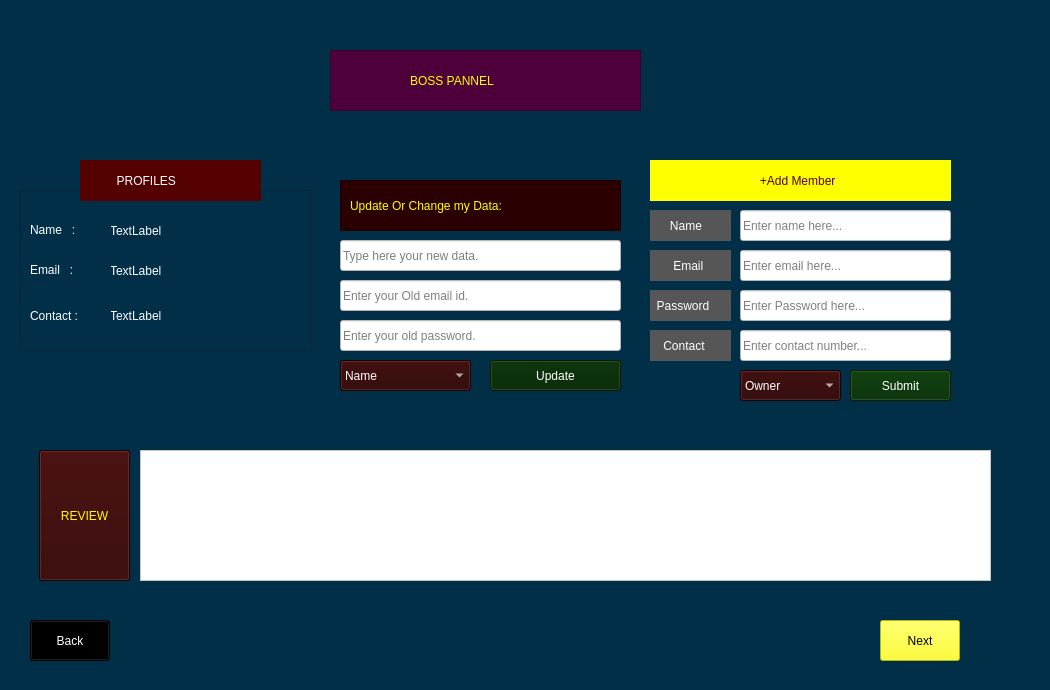
    <widget class="QWidget" name="owner_pannel">
     <property name="styleSheet">
      <string notr="true">background-color: rgb(0, 47, 71);
</string>
     </property>
     <widget class="QLabel" name="addownerlabel">
      <property name="geometry">
       <rect>
        <x>650</x>
        <y>160</y>
        <width>301</width>
        <height>41</height>
       </rect>
      </property>
      <property name="styleSheet">
       <string notr="true">font: 14pt &quot;Impact&quot;;
color: rgb(85, 0, 0);
background-color: rgb(255, 255, 0);</string>
      </property>
      <property name="text">
       <string>                                 +Add Member</string>
      </property>
     </widget>
     <widget class="QComboBox" name="select_member_comboBox">
      <property name="geometry">
       <rect>
        <x>740</x>
        <y>370</y>
        <width>101</width>
        <height>31</height>
       </rect>
      </property>
      <property name="styleSheet">
       <string notr="true">font: 12pt &quot;Impact&quot;;
color: rgb(255, 255, 255);
background-color: rgb(44, 0, 0);</string>
      </property>
      <item>
       <property name="text">
        <string>Owner</string>
       </property>
      </item>
      <item>
       <property name="text">
        <string>Manager</string>
       </property>
      </item>
      <item>
       <property name="text">
        <string>Chef</string>
       </property>
      </item>
      <item>
       <property name="text">
        <string>Waiter</string>
       </property>
      </item>
     </widget>
     <widget class="QPushButton" name="add_member_submit_button">
      <property name="geometry">
       <rect>
        <x>850</x>
        <y>370</y>
        <width>101</width>
        <height>31</height>
       </rect>
      </property>
      <property name="styleSheet">
       <string notr="true">font: 12pt &quot;Impact&quot;;
color: rgb(255, 255, 255);
background-color: rgb(0, 44, 0);</string>
      </property>
      <property name="text">
       <string>Submit</string>
      </property>
     </widget>
     <widget class="QPushButton" name="back_button_bosspage">
      <property name="geometry">
       <rect>
        <x>30</x>
        <y>620</y>
        <width>80</width>
        <height>41</height>
       </rect>
      </property>
      <property name="styleSheet">
       <string notr="true">background-color: rgb(0, 0, 0);
color: rgb(255, 255, 255);
font: 12pt &quot;Impact&quot;;</string>
      </property>
      <property name="text">
       <string>Back</string>
      </property>
     </widget>
     <widget class="QLabel" name="label">
      <property name="geometry">
       <rect>
        <x>80</x>
        <y>160</y>
        <width>181</width>
        <height>41</height>
       </rect>
      </property>
      <property name="styleSheet">
       <string notr="true">font: 14pt &quot;Impact&quot;;
background-color: rgb(85, 0, 0);
color: rgb(255, 255, 255);</string>
      </property>
      <property name="text">
       <string>           PROFILES</string>
      </property>
     </widget>
     <widget class="QComboBox" name="update_comboBox">
      <property name="geometry">
       <rect>
        <x>340</x>
        <y>360</y>
        <width>131</width>
        <height>31</height>
       </rect>
      </property>
      <property name="styleSheet">
       <string notr="true">font: 12pt &quot;Impact&quot;;
color: rgb(255, 255, 255);
background-color: rgb(44, 0, 0);</string>
      </property>
      <item>
       <property name="text">
        <string>Name</string>
       </property>
      </item>
      <item>
       <property name="text">
        <string>Email</string>
       </property>
      </item>
      <item>
       <property name="text">
        <string>Password</string>
       </property>
      </item>
      <item>
       <property name="text">
        <string>Contact</string>
       </property>
      </item>
     </widget>
     <widget class="QPushButton" name="update_button">
      <property name="geometry">
       <rect>
        <x>490</x>
        <y>360</y>
        <width>131</width>
        <height>31</height>
       </rect>
      </property>
      <property name="styleSheet">
       <string notr="true">font: 12pt &quot;Impact&quot;;
color: rgb(255, 255, 255);
background-color: rgb(0, 36, 0);</string>
      </property>
      <property name="text">
       <string>Update</string>
      </property>
     </widget>
     <widget class="QPushButton" name="next_page_button">
      <property name="geometry">
       <rect>
        <x>880</x>
        <y>620</y>
        <width>80</width>
        <height>41</height>
       </rect>
      </property>
      <property name="styleSheet">
       <string notr="true">background-color: rgb(255, 255, 0);
font: 12pt &quot;Impact&quot;;
color: rgb(0, 0, 0);</string>
      </property>
      <property name="text">
       <string>Next</string>
      </property>
     </widget>
     <widget class="QTableView" name="review_tableView">
      <property name="geometry">
       <rect>
        <x>140</x>
        <y>450</y>
        <width>851</width>
        <height>131</height>
       </rect>
      </property>
      <property name="styleSheet">
       <string notr="true">background-color: rgb(255, 255, 255);
font: 16pt &quot;Forte&quot;;
color: rgb(0, 0, 0);</string>
      </property>
     </widget>
     <widget class="QPushButton" name="owner_review_button">
      <property name="geometry">
       <rect>
        <x>39</x>
        <y>450</y>
        <width>91</width>
        <height>131</height>
       </rect>
      </property>
      <property name="styleSheet">
       <string notr="true">font: 14pt &quot;Impact&quot;;
background-color: rgb(50, 0, 0);
color: rgb(255, 255, 0);</string>
      </property>
      <property name="text">
       <string>REVIEW</string>
      </property>
     </widget>
     <widget class="QLabel" name="label_17">
      <property name="geometry">
       <rect>
        <x>0</x>
        <y>0</y>
        <width>1041</width>
        <height>681</height>
       </rect>
      </property>
      <property name="text">
       <string/>
      </property>
      <property name="pixmap">
       <pixmap resource="resource.qrc">:/image/F:/projects_image/owner_pannel.jpg</pixmap>
      </property>
      <property name="scaledContents">
       <bool>true</bool>
      </property>
     </widget>
     <widget class="QFrame" name="frame_13">
      <property name="geometry">
       <rect>
        <x>330</x>
        <y>50</y>
        <width>311</width>
        <height>61</height>
       </rect>
      </property>
      <property name="styleSheet">
       <string notr="true">background-color: rgb(77, 0, 58);</string>
      </property>
      <property name="frameShape">
       <enum>QFrame::StyledPanel</enum>
      </property>
      <property name="frameShadow">
       <enum>QFrame::Raised</enum>
      </property>
      <widget class="QLabel" name="label_18">
       <property name="geometry">
        <rect>
         <x>80</x>
         <y>10</y>
         <width>171</width>
         <height>41</height>
        </rect>
       </property>
       <property name="styleSheet">
        <string notr="true">font: 18pt &quot;Impact&quot;;
color: rgb(255, 255, 0);</string>
       </property>
       <property name="text">
        <string>BOSS PANNEL</string>
       </property>
      </widget>
     </widget>
     <widget class="QFrame" name="frame_14">
      <property name="geometry">
       <rect>
        <x>340</x>
        <y>180</y>
        <width>281</width>
        <height>51</height>
       </rect>
      </property>
      <property name="styleSheet">
       <string notr="true">background-color: rgb(42, 0, 0);</string>
      </property>
      <property name="frameShape">
       <enum>QFrame::StyledPanel</enum>
      </property>
      <property name="frameShadow">
       <enum>QFrame::Raised</enum>
      </property>
      <widget class="QLabel" name="update_changedDatalabel">
       <property name="geometry">
        <rect>
         <x>10</x>
         <y>10</y>
         <width>261</width>
         <height>31</height>
        </rect>
       </property>
       <property name="styleSheet">
        <string notr="true">font: 14pt &quot;Impact&quot;;
color: rgb(255, 255, 0);</string>
       </property>
       <property name="text">
        <string>Update Or Change my Data:</string>
       </property>
      </widget>
     </widget>
     <widget class="QFrame" name="frame_15">
      <property name="geometry">
       <rect>
        <x>20</x>
        <y>190</y>
        <width>291</width>
        <height>161</height>
       </rect>
      </property>
      <property name="styleSheet">
       <string notr="true">background-image: url(:/image/F:/projects_image/menuorder2.png);</string>
      </property>
      <property name="frameShape">
       <enum>QFrame::StyledPanel</enum>
      </property>
      <property name="frameShadow">
       <enum>QFrame::Raised</enum>
      </property>
      <widget class="QLabel" name="display_name_show">
       <property name="geometry">
        <rect>
         <x>90</x>
         <y>30</y>
         <width>191</width>
         <height>21</height>
        </rect>
       </property>
       <property name="styleSheet">
        <string notr="true">font: 12pt &quot;Impact&quot;;
color: rgb(255, 255, 255);</string>
       </property>
       <property name="text">
        <string>TextLabel</string>
       </property>
      </widget>
      <widget class="QLabel" name="display_email_show">
       <property name="geometry">
        <rect>
         <x>90</x>
         <y>70</y>
         <width>191</width>
         <height>21</height>
        </rect>
       </property>
       <property name="styleSheet">
        <string notr="true">font: 12pt &quot;Impact&quot;;
color: rgb(255, 255, 255);</string>
       </property>
       <property name="text">
        <string>TextLabel</string>
       </property>
      </widget>
      <widget class="QLabel" name="display_contact_show">
       <property name="geometry">
        <rect>
         <x>90</x>
         <y>110</y>
         <width>191</width>
         <height>31</height>
        </rect>
       </property>
       <property name="styleSheet">
        <string notr="true">font: 12pt &quot;Impact&quot;;
color: rgb(255, 255, 255);</string>
       </property>
       <property name="text">
        <string>TextLabel</string>
       </property>
      </widget>
      <widget class="QLabel" name="display_contact">
       <property name="geometry">
        <rect>
         <x>10</x>
         <y>110</y>
         <width>81</width>
         <height>31</height>
        </rect>
       </property>
       <property name="styleSheet">
        <string notr="true">font: 14pt &quot;Bernard MT Condensed&quot;;
color: rgb(255, 255, 255);</string>
       </property>
       <property name="text">
        <string>Contact :</string>
       </property>
      </widget>
      <widget class="QLabel" name="display_email">
       <property name="geometry">
        <rect>
         <x>10</x>
         <y>70</y>
         <width>81</width>
         <height>20</height>
        </rect>
       </property>
       <property name="styleSheet">
        <string notr="true">font: 14pt &quot;Bernard MT Condensed&quot;;
color: rgb(255, 255, 255);</string>
       </property>
       <property name="text">
        <string>Email   :</string>
       </property>
      </widget>
      <widget class="QLabel" name="display_name">
       <property name="geometry">
        <rect>
         <x>10</x>
         <y>30</y>
         <width>81</width>
         <height>20</height>
        </rect>
       </property>
       <property name="styleSheet">
        <string notr="true">font: 14pt &quot;Bernard MT Condensed&quot;;
color: rgb(255, 255, 255);</string>
       </property>
       <property name="text">
        <string>Name   :</string>
       </property>
      </widget>
     </widget>
     <widget class="QLabel" name="add_diplay_password">
      <property name="geometry">
       <rect>
        <x>650</x>
        <y>290</y>
        <width>81</width>
        <height>31</height>
       </rect>
      </property>
      <property name="styleSheet">
       <string notr="true">font: 10pt &quot;Impact&quot;;
background-color: rgb(86, 86, 86);
color: rgb(255, 255, 255);</string>
      </property>
      <property name="text">
       <string>  Password</string>
      </property>
     </widget>
     <widget class="QLabel" name="add_diplay_email">
      <property name="geometry">
       <rect>
        <x>650</x>
        <y>250</y>
        <width>81</width>
        <height>31</height>
       </rect>
      </property>
      <property name="styleSheet">
       <string notr="true">font: 10pt &quot;Impact&quot;;
background-color: rgb(86, 86, 86);
color: rgb(255, 255, 255);</string>
      </property>
      <property name="text">
       <string>       Email</string>
      </property>
     </widget>
     <widget class="QLabel" name="add_diplay_name">
      <property name="geometry">
       <rect>
        <x>650</x>
        <y>210</y>
        <width>81</width>
        <height>31</height>
       </rect>
      </property>
      <property name="styleSheet">
       <string notr="true">font: 10pt &quot;Impact&quot;;
background-color: rgb(86, 86, 86);
color: rgb(255, 255, 255);</string>
      </property>
      <property name="text">
       <string>      Name</string>
      </property>
     </widget>
     <widget class="QLineEdit" name="add_input_name">
      <property name="geometry">
       <rect>
        <x>740</x>
        <y>210</y>
        <width>211</width>
        <height>31</height>
       </rect>
      </property>
      <property name="styleSheet">
       <string notr="true">background-color: rgb(255, 255, 255);
color: rgb(0, 0, 0);
font: 75 12pt &quot;Tw Cen MT&quot;;</string>
      </property>
      <property name="placeholderText">
       <string>Enter name here...</string>
      </property>
     </widget>
     <widget class="QLineEdit" name="add_input_email">
      <property name="geometry">
       <rect>
        <x>740</x>
        <y>250</y>
        <width>211</width>
        <height>31</height>
       </rect>
      </property>
      <property name="styleSheet">
       <string notr="true">background-color: rgb(255, 255, 255);
color: rgb(0, 0, 0);
font: 75 12pt &quot;Tw Cen MT&quot;;</string>
      </property>
      <property name="placeholderText">
       <string>Enter email here...</string>
      </property>
     </widget>
     <widget class="QLineEdit" name="add_input_password">
      <property name="geometry">
       <rect>
        <x>740</x>
        <y>290</y>
        <width>211</width>
        <height>31</height>
       </rect>
      </property>
      <property name="styleSheet">
       <string notr="true">background-color: rgb(255, 255, 255);
color: rgb(0, 0, 0);
font: 75 12pt &quot;Tw Cen MT&quot;;</string>
      </property>
      <property name="placeholderText">
       <string>Enter Password here...</string>
      </property>
     </widget>
     <widget class="QLineEdit" name="add_input_contact">
      <property name="geometry">
       <rect>
        <x>740</x>
        <y>330</y>
        <width>211</width>
        <height>31</height>
       </rect>
      </property>
      <property name="styleSheet">
       <string notr="true">background-color: rgb(255, 255, 255);
color: rgb(0, 0, 0);
font: 75 12pt &quot;Tw Cen MT&quot;;</string>
      </property>
      <property name="placeholderText">
       <string>Enter contact number...</string>
      </property>
     </widget>
     <widget class="QLabel" name="add_diplay_contact">
      <property name="geometry">
       <rect>
        <x>650</x>
        <y>330</y>
        <width>81</width>
        <height>31</height>
       </rect>
      </property>
      <property name="styleSheet">
       <string notr="true">font: 10pt &quot;Impact&quot;;
background-color: rgb(86, 86, 86);
color: rgb(255, 255, 255);</string>
      </property>
      <property name="text">
       <string>    Contact</string>
      </property>
     </widget>
     <widget class="QLineEdit" name="update_old_password">
      <property name="geometry">
       <rect>
        <x>340</x>
        <y>320</y>
        <width>281</width>
        <height>31</height>
       </rect>
      </property>
      <property name="styleSheet">
       <string notr="true">background-color: rgb(255, 255, 255);
color: rgb(0, 0, 0);
font: 10pt &quot;OCR A Extended&quot;;</string>
      </property>
      <property name="placeholderText">
       <string>Enter your old password.</string>
      </property>
     </widget>
     <widget class="QLineEdit" name="update_e_n_p_c">
      <property name="geometry">
       <rect>
        <x>340</x>
        <y>240</y>
        <width>281</width>
        <height>31</height>
       </rect>
      </property>
      <property name="styleSheet">
       <string notr="true">background-color: rgb(255, 255, 255);
color: rgb(0, 0, 0);
font: 10pt &quot;OCR A Extended&quot;;</string>
      </property>
      <property name="placeholderText">
       <string>Type here your new data.</string>
      </property>
     </widget>
     <widget class="QLineEdit" name="update_old_email">
      <property name="geometry">
       <rect>
        <x>340</x>
        <y>280</y>
        <width>281</width>
        <height>31</height>
       </rect>
      </property>
      <property name="styleSheet">
       <string notr="true">background-color: rgb(255, 255, 255);
color: rgb(0, 0, 0);
font: 10pt &quot;OCR A Extended&quot;;</string>
      </property>
      <property name="text">
       <string/>
      </property>
      <property name="placeholderText">
       <string>Enter your Old email id.</string>
      </property>
     </widget>
     <zorder>label_17</zorder>
     <zorder>add_input_name</zorder>
     <zorder>add_input_email</zorder>
     <zorder>add_input_password</zorder>
     <zorder>add_input_contact</zorder>
     <zorder>add_diplay_contact</zorder>
     <zorder>update_old_password</zorder>
     <zorder>update_e_n_p_c</zorder>
     <zorder>update_old_email</zorder>
     <zorder>frame_15</zorder>
     <zorder>frame_14</zorder>
     <zorder>frame_13</zorder>
     <zorder>addownerlabel</zorder>
     <zorder>select_member_comboBox</zorder>
     <zorder>add_member_submit_button</zorder>
     <zorder>back_button_bosspage</zorder>
     <zorder>label</zorder>
     <zorder>update_comboBox</zorder>
     <zorder>update_button</zorder>
     <zorder>next_page_button</zorder>
     <zorder>review_tableView</zorder>
     <zorder>owner_review_button</zorder>
     <zorder>add_diplay_name</zorder>
     <zorder>add_diplay_email</zorder>
     <zorder>add_diplay_password</zorder>
    </widget>
